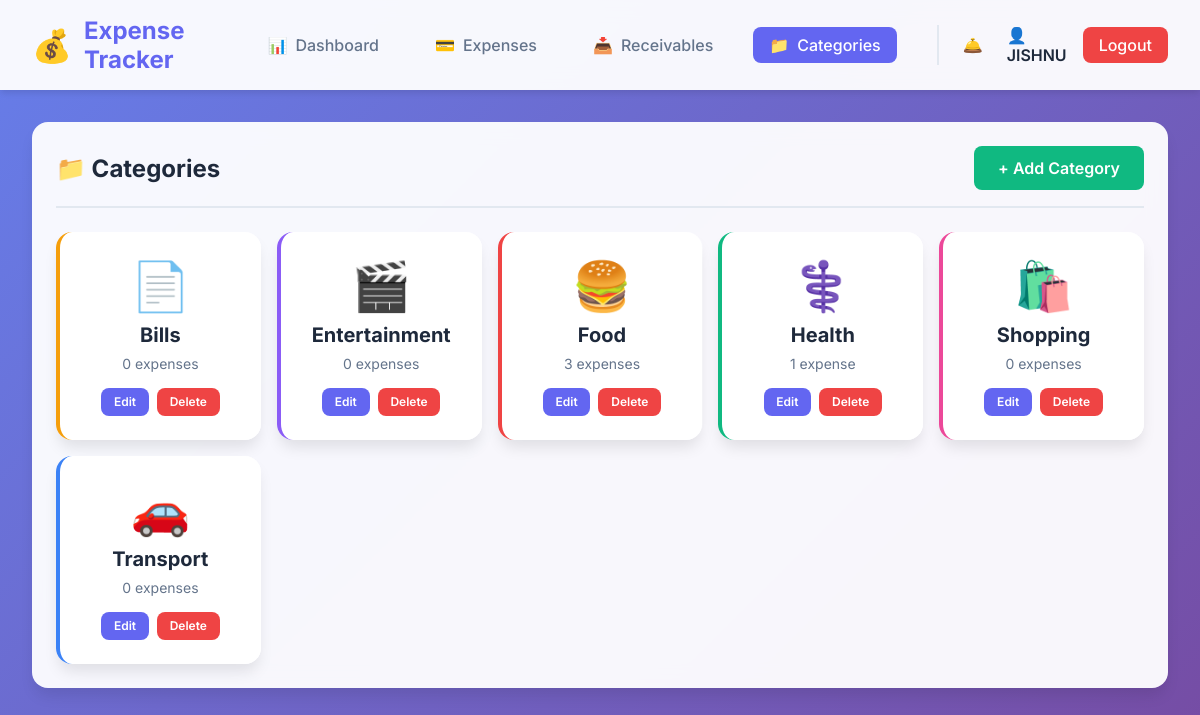
The page /categories/ (signed in) on the database its author committed.
### expenses/models.py (models this page shows, shortened)
class Category(models.Model):
    name = models.CharField(max_length=100)
    icon = models.CharField(max_length=50, default='💰')
    color = models.CharField(max_length=7, default='#6366f1')
    user = models.ForeignKey(User, on_delete=models.CASCADE, related_name='categories')
    created_at = models.DateTimeField(auto_now_add=True)
    class Meta:
        verbose_name_plural = 'Categories'
        ordering = ['name']

### expenses/views.py (the view)
# urls.py: path('categories/', views.category_list, name='category_list'),
@login_required
def category_list(request):
    categories = Category.objects.filter(user=request.user)
    return render(request, 'expenses/category_list.html', {'categories': categories})

### expenses/templates/expenses/category_list.html (shortened to what this page needs)
{% extends 'base.html' %}
{% block content %}
<div class="fade-in">
    <div class="card">
        <div class="card-header">
            <h1 class="card-title">📁 Categories</h1>
            <a href="{% url 'category_create' %}" class="btn btn-success">+ Add Category</a>
        </div>
        {% if categories %}
        <div style="display: grid; grid-template-columns: repeat(auto-fill, minmax(200px, 1fr)); gap: 1rem;">
            {% for category in categories %}
            <div class="card"
                style="text-align: center; border-left: 4px solid {{ category.color }}; display: flex; flex-direction: column; justify-content: space-between;">
                <div>
                    <div style="font-size: 3rem; margin-bottom: 0.5rem;">{{ category.icon }}</div>
                    <h3 style="font-size: 1.25rem; font-weight: 700; margin-bottom: 0.5rem;">{{ category.name }}</h3>
                    <p style="color: var(--gray); font-size: 0.875rem;">
                        {{ category.expenses.count }} expense{{ category.expenses.count|pluralize }}
                    </p>
                </div>
                <div style="margin-top: 1rem; display: flex; gap: 0.5rem; justify-content: center;">
                    <a href="{% url 'category_update' category.pk %}" class="btn btn-primary"
                        style="padding: 0.4rem 0.8rem; font-size: 0.75rem;">Edit</a>
                    <a href="{% url 'category_delete' category.pk %}" class="btn btn-danger"
                        style="padding: 0.4rem 0.8rem; font-size: 0.75rem;">Delete</a>
                </div>
            </div>
            {% endfor %}
        </div>
        {% else %}
        <p style="text-align: center; color: var(--gray); padding: 3rem;">
            No categories yet. <a href="{% url 'category_create' %}"
                style="color: var(--primary); font-weight: 600;">Create your first category</a>
        </p>
        {% endif %}
    </div>
</div>
{% endblock %}

### expenses/templates/base.html (shortened to what this page needs)
<!DOCTYPE html>
<html lang="en">
<head>
    {% load static %}
    <link rel="stylesheet" href="{% static 'css/styles.css' %}">
</head>
<body>
    {% if user.is_authenticated %}
    <nav class="navbar">
        <div class="nav-container">
            <div class="nav-brand">
                <span class="brand-icon">💰</span>
                <span class="brand-text">Expense Tracker</span>
            </div>
            <div class="nav-links">
                <a href="{% url 'dashboard' %}"
                    class="nav-link {% if request.resolver_match.url_name == 'dashboard' %}active{% endif %}">
                    <span>📊</span> Dashboard
                </a>
                <a href="{% url 'expense_list' %}?type=EXPENSE"
                    class="nav-link {% if request.resolver_match.url_name == 'expense_list' and request.GET.type == 'EXPENSE' %}active{% endif %}">
                    <span>💳</span> Expenses
                </a>
                <a href="{% url 'expense_list' %}?type=RECEIVABLE"
                    class="nav-link {% if request.resolver_match.url_name == 'expense_list' and request.GET.type == 'RECEIVABLE' %}active{% endif %}">
                    <span>📥</span> Receivables
                </a>
                <a href="{% url 'category_list' %}"
                    class="nav-link {% if 'category' in request.resolver_match.url_name %}active{% endif %}">
                    <span>📁</span> Categories
                </a>
                <div class="nav-user">
                    <a href="{% url 'notification_list' %}" class="nav-link"
                        style="position: relative; padding: 0.5rem;">
                        <span>🛎️</span>
                    </a>
                    <span class="user-name">👤 {{ user.username }}</span>
                    <a href="{% url 'logout' %}" class="btn-logout">Logout</a>
                </div>
            </div>
        </div>
    </nav>
    {% endif %}
    <main class="main-content">
        {% block content %}{% endblock %}
    </main>
</body>
</html>

### expenses/static/css/styles.css (style rules this page uses)
* { margin: 0; padding: 0; box-sizing: border-box; }
:root { --primary: #6366f1; --primary-dark: #4f46e5; --secondary: #ec4899; --success: #10b981; --danger: #ef4444; --warning: #f59e0b; --dark: #1e293b; --light: #f8fafc; --gray: #64748b; --border: #e2e8f0; }
body { font-family: 'Inter', -apple-system, BlinkMacSystemFont, 'Segoe UI', sans-serif; background: linear-gradient(135deg, #667eea 0%, #764ba2 100%); min-height: 100vh; color: var(--dark); }
.navbar { background: rgba(255, 255, 255, 0.95); backdrop-filter: blur(10px); box-shadow: 0 4px 6px -1px rgba(0, 0, 0, 0.1); padding: 1rem 0; position: sticky; top: 0; z-index: 100; }
.nav-container { max-width: 1400px; margin: 0 auto; padding: 0 2rem; display: flex; justify-content: space-between; align-items: center; }
.nav-brand { display: flex; align-items: center; gap: 0.75rem; font-size: 1.5rem; font-weight: 700; color: var(--primary); }
.brand-icon { font-size: 2rem; }
.nav-links { display: flex; align-items: center; gap: 1.5rem; }
.nav-link { text-decoration: none; color: var(--gray); font-weight: 500; padding: 0.5rem 1rem; border-radius: 0.5rem; transition: all 0.3s ease; display: flex; align-items: center; gap: 0.5rem; }
.nav-link.active { background: var(--primary); color: white; }
.nav-user { display: flex; align-items: center; gap: 1rem; margin-left: 1rem; padding-left: 1rem; border-left: 2px solid var(--border); }
.user-name { color: var(--dark); font-weight: 600; }
.btn-logout { background: var(--danger); color: white; padding: 0.5rem 1rem; border-radius: 0.5rem; text-decoration: none; font-weight: 500; transition: all 0.3s ease; }
.main-content { max-width: 1400px; margin: 2rem auto; padding: 0 2rem; }
.card { background: rgba(255, 255, 255, 0.95); backdrop-filter: blur(10px); border-radius: 1rem; padding: 1.5rem; box-shadow: 0 10px 15px -3px rgba(0, 0, 0, 0.1); transition: all 0.3s ease; }
.card-header { display: flex; justify-content: space-between; align-items: center; margin-bottom: 1.5rem; padding-bottom: 1rem; border-bottom: 2px solid var(--border); }
.card-title { font-size: 1.5rem; font-weight: 700; color: var(--dark); }
.btn { padding: 0.75rem 1.5rem; border-radius: 0.5rem; font-weight: 600; text-decoration: none; display: inline-flex; align-items: center; gap: 0.5rem; transition: all 0.3s ease; border: none; cursor: pointer; font-size: 1rem; }
.btn-primary { background: var(--primary); color: white; }
.btn-success { background: var(--success); color: white; }
.btn-danger { background: var(--danger); color: white; }
.fade-in { animation: fadeIn 0.5s ease; }

### rows shown on the page
Category: icon "📄", name "Bills", expenses.count "0"
Category: icon "🎬", name "Entertainment", expenses.count "0"
Category: icon "🍔", name "Food", expenses.count "3"
Category: icon "⚕️", name "Health", expenses.count "1"
Category: icon "🛍️", name "Shopping", expenses.count "0"
Category: icon "🚗", name "Transport", expenses.count "0"

### other values the page prints
{{ user.username }} "JISHNU"
